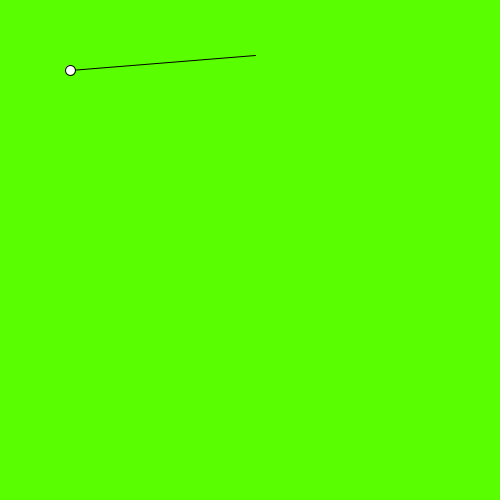
Frame 1 (no input)
Frame 60 (the mouse pressed at the canvas centre just before this capture): identical to frame 1, image omitted
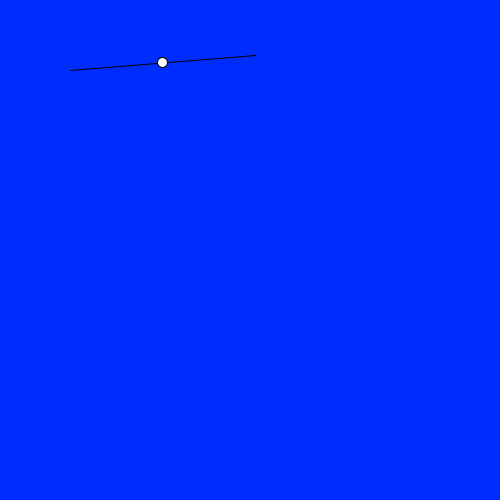
Frame 120 (the mouse held since frame 60 and released just before this capture)

The Processing sketch that drew these frames (run headless with seeded random() and noise(); from frame 60 on, the mouse is pressed at the canvas centre):

// Processing sketch: sketch_140726a
// ── sketch_140726a.pde
float xh = 70;
float yh = 70;
float xo = 255;
float yo = 55;

void setup(){
 size(500,500);
 colorMode(HSB);
}

void draw(){
 float a = map(mouseX, 0, width, 0, 1);
 float xf = xh + a*(xo - xh);
 float yf = yh + a*(yo - yh); 
 background(xf,255,255);
 line(xh,yh,xo,yo);
 
 ellipse(xf,yf,10,10);
 
 
  
}
